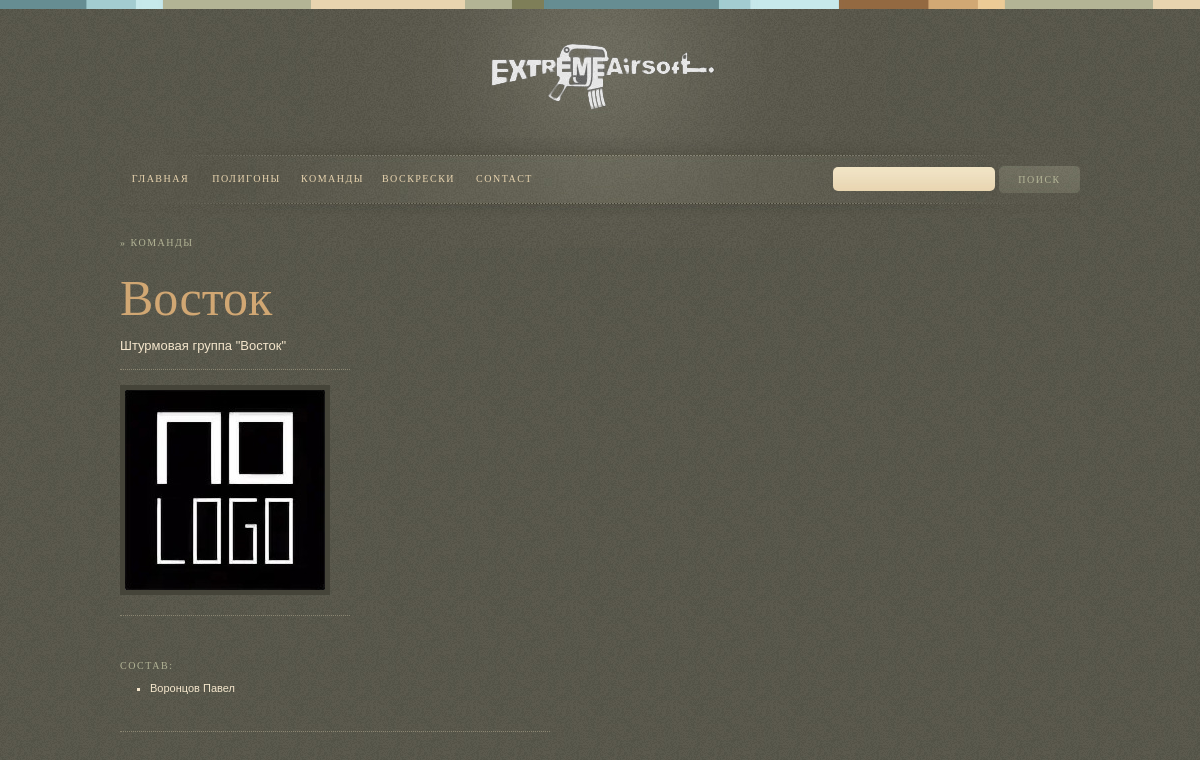
/team/vostok, run on the app's committed database.
### team_player/models.py (models this page shows, shortened)
class Team(models.Model):
    name = models.CharField(max_length=100)
    descriptions = models.CharField(max_length=200, default='')
    logo = models.ImageField(default='', upload_to='team')
    slug = models.SlugField(default='', null=False)

class Player(models.Model):
    Men = 'M'
    Women = 'W'
    gender_choose = [
        (Men, 'Мужчина'),
        (Women, 'Женщина')
    ]
    first_name = models.CharField(max_length=100)
    second_name = models.CharField(max_length=100)
    age = models.CharField(max_length=100)
    gender = models.CharField(max_length=1, choices=gender_choose, default='M')
    team = models.ForeignKey(Team, on_delete=models.CASCADE, null=True, related_name='in_team')

### team_player/views.py (the view)
# urls.py: path('<slug:slug>', DetailTeam.as_view(), name='info_team'),
class DetailTeam(DetailView):
    template_name = 'team_player/info_team.html'
    model = Team
    def get_context_data(self, **kwargs):
        context = super(DetailTeam, self).get_context_data(**kwargs)
        context['players'] = Player.objects.all()
        return context

### team_player/templates/team_player/info_team.html
{% extends 'base.html' %}
{% load static %}
{% block content %}
<link href="{% static 'css/style.css' %}" media="all" rel="stylesheet" type="text/css"/>
<div id="primary">
    <h3>&#187; Команды</h3>
    <div class="column-1">
        <div class="item">
            <h1 class="page-title">{{ team.name }}</h1>
            <p>
            <p><a class="text-4">{{ team.descriptions }}</a></p>
            <hr />
            <img src="{{ team.logo.url }}" class="img-left" alt="{{ team.name }}"/>
        </div>
    </div>
</div>
<div id="primary">
    <div class="column-1">
        <h3>Состав:</h3>
        <div class="item">
            {% for player in team.in_team.all %}
                <ul>
                    <li class="text-3">{{ player.second_name }} {{ player.first_name }}</li>
                </ul>
            {% endfor %}
        </div>
    </div>
</div>
{% endblock %}

### static/css/front.css (style rules this page uses)
body { background: url(images/body.jpg) repeat; }
hr { background: none; border-top: 1px dotted #5b5a4e; border-left: none; border-right: none; border-bottom: 1px dotted #8a8571; margin: 15px 0; }
#primary h3 { color: #b3b496; font-family: Georgia, Palatino, serif; font-size: 10px; text-transform: uppercase; letter-spacing: 1.5px; margin: 10px 0; font-weight: normal; }
#primary p { color: #f4e6cc; font-size: 11px; font-family: arial, verdana, sans-serif; line-height: 15px; }

### static/css/style.css (style rules this page uses)
#primary h3 { color: #b3b496; font-family: Georgia, Palatino, serif; font-size: 10px; text-transform: uppercase; letter-spacing: 1.5px; margin: 10px 0; font-weight: normal; }
#primary h1.page-title { font-weight: normal; color: #d1a773; font-family: Georgia, Palatino, serif; font-size: 50px; }
#primary p, #primary li { color: #f4e6cc; font-size: 11px; font-family: arial, verdana, sans-serif; line-height: 15px; margin-bottom: 15px; }
#primary ul li { margin-left: 30px; list-style: square; margin-bottom: 5px; }
#primary img { border: 5px solid #454439; }
#primary img.img-left { margin: 0 20px 5px 0; float: left; }
#primary .column-1 { width: 100%; float: left; margin-top: 15px; }
#primary .item { border-bottom:1px dotted #8A8571; float:left; margin-bottom:20px; padding-bottom:15px; }
#primary ul, #primary ol { margin-bottom: 20px; }
#primary .text-3 { width: 400px; }
#primary .text-4 { font-size: 13px; }

### data on the page
Team: name "Восток", descriptions "Штурмовая группа \"Восток\"", logo (picture)
Player: second_name "Воронцов", first_name "Павел"
